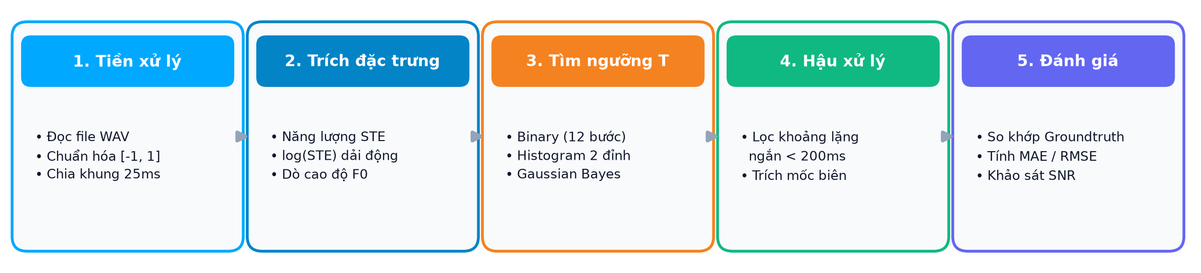
#> input picture assets/presentation/fig_pipeline.png, 1201 x 273 px, shrunk from 2380 x 540 before the run, found by its file name
$ python export_presentation_pdf.py
#> lines starting #> are read from the running program, lines starting #| are printed output that depends on the picture
#!/usr/bin/env python3
"""
scripts/export_presentation_pdf.py
Sinh trực tiếp file PDF trình chiếu presentation_speech_silence.pdf (16:9 Widescreen) 15 slides
chuẩn mỹ thuật Tech-HUD theo đúng template mẫu Digital vs. Analog...pdf
"""

from pathlib import Path
import matplotlib.pyplot as plt
import matplotlib.patches as patches
from matplotlib.backends.backend_pdf import PdfPages
import matplotlib.image as mpimg

# Palette chuẩn (Tech HUD)
C_WHITE = "#FFFFFF"
C_CARD_BG = "#F8FAFC"
C_CYAN = "#00A8FF"
C_CYAN_DARK = "#0284C7"
C_ORANGE = "#F58220"
C_ORANGE_DARK = "#C2410C"
C_SLATE_DARK = "#0F172A"
C_SLATE_MUTED = "#475569"
C_BORDER = "#CBD5E1"
C_HUD_DARK = "#1E293B"
C_GREEN = "#10B981"
C_RED = "#EF4444"

OUT_PDF = Path("presentation_speech_silence.pdf")
ASSETS_DIR = Path("assets/presentation")
TOTAL_SLIDES = 15

def create_slide_base(slide_num, total_slides=TOTAL_SLIDES):
    fig = plt.figure(figsize=(13.333, 7.5), facecolor=C_WHITE, dpi=150)
    ax = fig.add_axes([0, 0, 1, 1])
    ax.axis("off")
    ax.set_xlim(0, 13.333)
    ax.set_ylim(0, 7.5)

    # Top Orange Bar
    top_bar = patches.Rectangle((0, 7.35), 13.333, 0.15, facecolor=C_ORANGE, edgecolor="none")
    ax.add_patch(top_bar)

    # Bottom Dark Sub-bar
    bot_dark = patches.Rectangle((0, 0.18), 13.333, 0.05, facecolor=C_HUD_DARK, edgecolor="none")
    ax.add_patch(bot_dark)

    # Bottom Cyan Bar
    bot_bar = patches.Rectangle((0, 0), 13.333, 0.18, facecolor=C_CYAN, edgecolor="none")
    ax.add_patch(bot_bar)

    # Footer Text
    footer_text = f"BÁO CÁO THI GIỮA KỲ — MÔN XỬ LÝ TÍN HIỆU SỐ  |  SLIDE {slide_num}/{total_slides}"
    ax.text(12.6, 0.32, footer_text, fontsize=9.5, color=C_SLATE_MUTED, ha="right", va="center", fontweight="medium")

    return fig, ax

def add_header(ax, title, subtitle=None):
    ax.text(0.7, 6.75, title.upper(), fontsize=22, fontweight="bold", color=C_CYAN, va="center")
    if subtitle:
        ax.text(0.7, 6.32, subtitle, fontsize=13, fontweight="bold", color=C_SLATE_MUTED, va="center")

def build_slide_1(pdf):
    fig, ax = create_slide_base(1)

    hud_box = patches.FancyBboxPatch((0.8, 0.7), 11.733, 6.1, boxstyle="round,pad=0.1,rounding_size=0.2",
                                     facecolor=C_WHITE, edgecolor=C_HUD_DARK, linewidth=2.5)
    ax.add_patch(hud_box)

    badge = patches.FancyBboxPatch((1.3, 5.85), 4.8, 0.52, boxstyle="round,pad=0.05,rounding_size=0.1",
                                   facecolor=C_ORANGE, edgecolor="none")
    ax.add_patch(badge)
    ax.text(3.7, 6.11, "XỬ LÝ TÍN HIỆU SỐ — ĐỒ ÁN GIỮA KỲ", fontsize=12.5, fontweight="bold", color=C_WHITE, ha="center", va="center")

    ax.text(1.3, 4.8, "PHÂN ĐOẠN TIẾNG NÓI\nVÀ KHOẢNG LẶNG", fontsize=34, fontweight="bold", color=C_CYAN, va="center", linespacing=1.2)
    ax.text(1.3, 3.65, "Khảo sát & Đánh giá Thực nghiệm 03 Thuật toán Phân đoạn trên Tín hiệu Thực tế", fontsize=15.5, fontweight="bold", color=C_SLATE_DARK, va="center")

    card = patches.FancyBboxPatch((1.3, 1.15), 10.7, 2.1, boxstyle="round,pad=0.08,rounding_size=0.12",
                                  facecolor=C_CARD_BG, edgecolor=C_BORDER, linewidth=1.2)
    ax.add_patch(card)

    details = (
        "• Nhóm Sinh viên Thực hiện:  Báo cáo thi giữa kỳ môn Xử lý tín hiệu số (3 phút slide + 1 phút demo)\n\n"
        "• 03 Thuật toán Phân đoạn:  Tìm kiếm Nhị phân (Hodgkinson), Histogram (Giannakopoulos), Gaussian Bayes\n\n"
        "• Tập Dữ liệu Thực nghiệm:  04 file Huấn luyện (tìm ngưỡng tối ưu) & 04 file Kiểm thử (đánh giá định lượng MAE/RMSE)"
    )
    ax.text(1.6, 2.2, details, fontsize=13, color=C_SLATE_DARK, va="center", linespacing=1.35)

    pdf.savefig(fig)
    plt.close()

def build_slide_2(pdf):
    fig, ax = create_slide_base(2)
    add_header(ax, "1. TỔNG QUAN BÀI TOÁN & THÁCH THỨC", "Đặc tính Tín hiệu Tiếng nói và Yêu cầu Tách Biên Thời gian")

    # Left card: Mục tiêu
    c_left = patches.FancyBboxPatch((0.7, 0.8), 5.7, 5.2, boxstyle="round,pad=0.08,rounding_size=0.12",
                                    facecolor=C_CARD_BG, edgecolor=C_CYAN, linewidth=1.8)
    ax.add_patch(c_left)
    ax.text(1.0, 5.5, "MỤC TIÊU PHÂN ĐOẠN (VAD)", fontsize=15, fontweight="bold", color=C_CYAN_DARK)
    txt_l = (
        "• Định vị ranh giới thời gian chính xác\n\n"
        "• Phân tách Speech vs Silence trong file audio\n\n"
        "• Giảm thiểu sai số MAE & RMSE < 25 ms\n\n"
        "• Bước tiền xử lý cốt lõi cho ASR & Nhận dạng"
    )
    ax.text(1.0, 3.2, txt_l, fontsize=13, color=C_SLATE_DARK, va="center", linespacing=1.5)

    # Right card: Thách thức
    c_right = patches.FancyBboxPatch((6.9, 0.8), 5.7, 5.2, boxstyle="round,pad=0.08,rounding_size=0.12",
                                     facecolor=C_CARD_BG, edgecolor=C_ORANGE, linewidth=1.8)
    ax.add_patch(c_right)
    ax.text(7.2, 5.5, "THÁCH THỨC MÔI TRƯỜNG THỰC TẾ", fontsize=15, fontweight="bold", color=C_ORANGE_DARK)
    txt_r = (
        "• Nhiễu nền điện thoại (SNR thấp 24-27 dB)\n\n"
        "• Âm vô thanh (/s/, /t/, /f/) năng lượng rất thấp\n\n"
        "• Dễ nhầm phụ âm yếu thành khoảng lặng\n\n"
        "• Ngưỡng đơn toàn cục cần độ thích nghi cao"
    )
    ax.text(7.2, 3.2, txt_r, fontsize=13, color=C_SLATE_DARK, va="center", linespacing=1.5)

    pdf.savefig(fig)
    plt.close()

def build_slide_3(pdf):
    fig, ax = create_slide_base(3)
    add_header(ax, "2. QUY TRÌNH XỬ LÝ TÍN HIỆU 5 BƯỚC", "Kiến trúc Pipeline Chuẩn hóa từ Dạng sóng đến Biên phân đoạn")

    img_path = ASSETS_DIR / "fig_pipeline.png"
    if img_path.exists():
        img = mpimg.imread(str(img_path))
#> img is the input picture: shape (273, 1201, 4) float32; mean R, G, B, A 0.827, 0.89, 0.915, 1
        ax.imshow(img, extent=[0.7, 8.2, 0.8, 5.9], aspect="auto", zorder=2)

    card = patches.FancyBboxPatch((8.5, 0.8), 4.133, 5.2, boxstyle="round,pad=0.08,rounding_size=0.12",
                                  facecolor=C_CARD_BG, edgecolor=C_BORDER, linewidth=1.2)
    ax.add_patch(card)
    ax.text(8.8, 5.5, "CHI TIẾT THAM SỐ", fontsize=15, fontweight="bold", color=C_ORANGE)
    txt = (
        "1. Chuẩn hóa:\n   Scale biên độ [-1, 1]\n\n"
        "2. Cửa sổ:\n   Hamming 20ms, nhảy 10ms\n\n"
        "3. Đặc trưng:\n   STE & log(STE)\n\n"
        "4. Phân ngưỡng:\n   Toàn cục (Global Threshold)\n\n"
        "5. Hậu xử lý:\n   Lọc nhiễu đoạn < 200ms"
    )
    ax.text(8.8, 3.0, txt, fontsize=12.5, color=C_SLATE_DARK, va="center", linespacing=1.25)

    pdf.savefig(fig)
    plt.close()

def build_slide_4(pdf):
    fig, ax = create_slide_base(4)
    add_header(ax, "3. ĐẶC TRƯNG NĂNG LƯỢNG: STE VS LOG(STE)", "So sánh Không gian Biểu diễn Tuyến tính và Phi tuyến")

    img_path = ASSETS_DIR / "fig_ste_vs_logste.png"
    if img_path.exists():
        img = mpimg.imread(str(img_path))
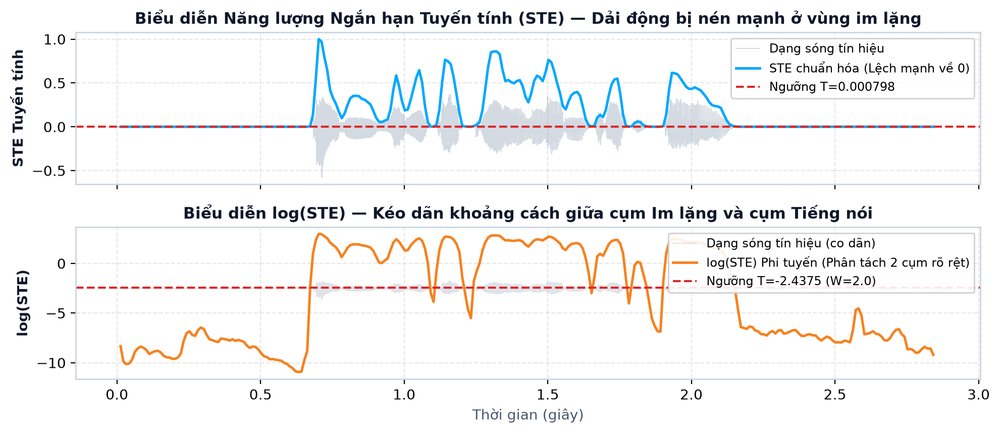
#> input picture assets/presentation/fig_ste_vs_logste.png, 1000 x 433 px, shrunk from 1981 x 858 before the run, found by its file name
#> img is the input picture: shape (433, 1000, 4) float32; mean R, G, B, A 0.955, 0.954, 0.955, 1
        ax.imshow(img, extent=[0.7, 8.8, 0.8, 5.9], aspect="auto", zorder=2)

    card = patches.FancyBboxPatch((9.1, 0.8), 3.533, 5.2, boxstyle="round,pad=0.08,rounding_size=0.12",
                                  facecolor=C_CARD_BG, edgecolor=C_BORDER, linewidth=1.2)
    ax.add_patch(card)
    ax.text(9.3, 5.5, "ƯU THẾ CỦA LOG(STE)", fontsize=14, fontweight="bold", color=C_ORANGE)
    txt = (
        "• STE tuyến tính:\n"
        "  Dải động lệch mạnh về 0.\n\n"
        "• log(STE) phi tuyến:\n"
        "  Kéo dãn phân bố im lặng.\n\n"
        "• Tách rõ 2 đỉnh:\n"
        "  Tạo thung lũng rõ ràng\n"
        "  để đặt ngưỡng tối ưu."
    )
    ax.text(9.3, 3.2, txt, fontsize=12.5, color=C_SLATE_DARK, va="center", linespacing=1.4)

    pdf.savefig(fig)
    plt.close()

def build_slide_5(pdf):
    fig, ax = create_slide_base(5)
    add_header(ax, "4. THUẬT TOÁN 1: TÌM KIẾM NHỊ PHÂN (TT1)", "Tối ưu hóa Sai số Biên thời gian bằng Phân đôi Không gian Ngưỡng")

    img_path = ASSETS_DIR / "fig_tt1_binary_flow.png"
    if img_path.exists():
        img = mpimg.imread(str(img_path))
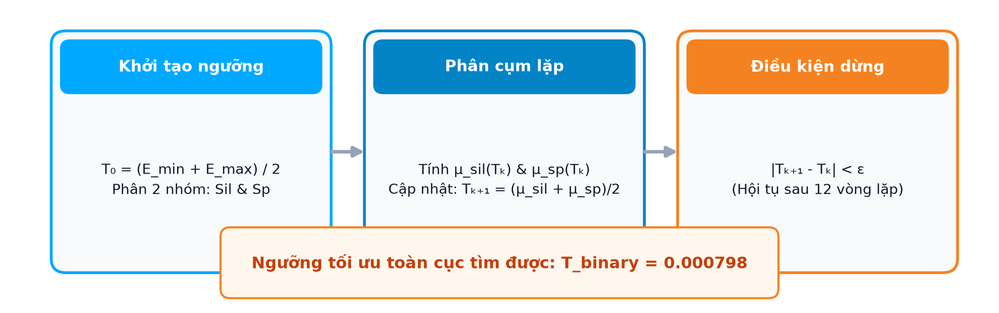
#> input picture assets/presentation/fig_tt1_binary_flow.png, 999 x 313 px, shrunk from 1980 x 620 before the run, found by its file name
#> img is the input picture: shape (313, 999, 4) float32; mean R, G, B, A 0.875, 0.904, 0.908, 1
        ax.imshow(img, extent=[0.7, 8.2, 0.8, 5.9], aspect="auto", zorder=2)

    card = patches.FancyBboxPatch((8.5, 0.8), 4.133, 5.2, boxstyle="round,pad=0.08,rounding_size=0.12",
                                  facecolor=C_CARD_BG, edgecolor=C_CYAN, linewidth=1.8)
    ax.add_patch(card)
    ax.text(8.8, 5.5, "KẾT QUẢ HUẤN LUYỆN", fontsize=15, fontweight="bold", color=C_CYAN_DARK)
    txt = (
        "• Khoảng tìm kiếm: [0.0, 1.0]\n\n"
        "• Số vòng lặp: 12 bước\n\n"
        "• Độ mịn ngưỡng: 1/2^12 ≈ 0.00024\n\n"
        "• Ngưỡng tối ưu: T = 0.000798\n\n"
        "• Hàm mất mát: Tổng sai số khung nhỏ nhất"
    )
    ax.text(8.8, 3.2, txt, fontsize=12.5, color=C_SLATE_DARK, va="center", linespacing=1.4)

    pdf.savefig(fig)
    plt.close()

def build_slide_6(pdf):
    fig, ax = create_slide_base(6)
    add_header(ax, "5. THUẬT TOÁN 2: PHÂN TÍCH HISTOGRAM (TT2)", "Xác định Đáy Thung lũng giữa 2 Đỉnh Cực đại Năng lượng Phi tuyến")

    img_path = ASSETS_DIR / "fig_tt2_histogram_flow.png"
    if img_path.exists():
        img = mpimg.imread(str(img_path))
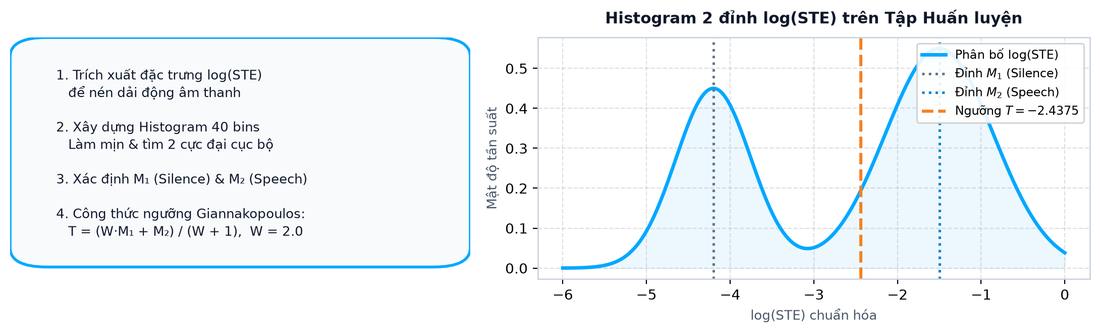
#> input picture assets/presentation/fig_tt2_histogram_flow.png, 1100 x 333 px, shrunk from 2180 x 659 before the run, found by its file name
#> img is the input picture: shape (333, 1100, 4) float32; mean R, G, B, A 0.942, 0.961, 0.972, 1
        ax.imshow(img, extent=[0.7, 8.2, 0.8, 5.9], aspect="auto", zorder=2)

    card = patches.FancyBboxPatch((8.5, 0.8), 4.133, 5.2, boxstyle="round,pad=0.08,rounding_size=0.12",
                                  facecolor=C_CARD_BG, edgecolor=C_ORANGE, linewidth=1.8)
    ax.add_patch(card)
    ax.text(8.8, 5.5, "KẾT QUẢ HUẤN LUYỆN", fontsize=15, fontweight="bold", color=C_ORANGE_DARK)
    txt = (
        "• Không gian: log(STE)\n\n"
        "• Số bins: Histogram đa mức\n\n"
        "• Trọng số lệch: W = 2.0 (nghiêng về silence)\n\n"
        "• Ngưỡng tối ưu: T = -2.4375\n\n"
        "• Kháng nhiễu: Tối ưu nhất cho môi trường Phone"
    )
    ax.text(8.8, 3.2, txt, fontsize=12.5, color=C_SLATE_DARK, va="center", linespacing=1.4)

    pdf.savefig(fig)
    plt.close()

def build_slide_7(pdf):
    fig, ax = create_slide_base(7)
    add_header(ax, "6. THUẬT TOÁN 3: PHÂN PHỐI GAUSS BAYES (TT3)", "Phân loại Thống kê Mô hình hóa Hàm Mật độ Xác suất (PDF)")

    img_path = ASSETS_DIR / "fig_tt3_gaussian_flow.png"
    if img_path.exists():
        img = mpimg.imread(str(img_path))
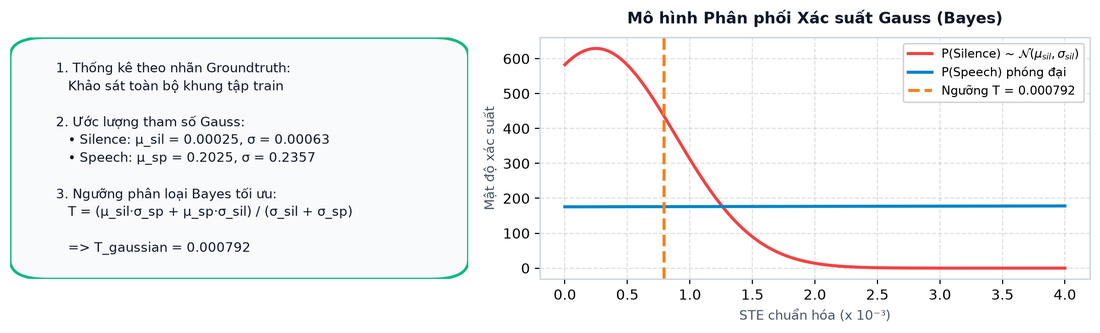
#> input picture assets/presentation/fig_tt3_gaussian_flow.png, 1100 x 333 px, shrunk from 2180 x 659 before the run, found by its file name
#> img is the input picture: shape (333, 1100, 4) float32; mean R, G, B, A 0.954, 0.96, 0.963, 1
        ax.imshow(img, extent=[0.7, 8.2, 0.8, 5.9], aspect="auto", zorder=2)

    card = patches.FancyBboxPatch((8.5, 0.8), 4.133, 5.2, boxstyle="round,pad=0.08,rounding_size=0.12",
                                  facecolor=C_CARD_BG, edgecolor=C_GREEN, linewidth=1.8)
    ax.add_patch(card)
    ax.text(8.8, 5.5, "KẾT QUẢ HUẤN LUYỆN", fontsize=15, fontweight="bold", color=C_GREEN)
    txt = (
        "• Silence: mu=0.00025, sigma=0.00063\n\n"
        "• Speech: mu=0.20247, sigma=0.23569\n\n"
        "• Chuẩn Bayes: Điểm giao xác suất 2 lớp\n\n"
        "• Ngưỡng tối ưu: T = 0.000792\n\n"
        "• Tương đồng TT1: Hội tụ về cùng mức năng lượng"
    )
    ax.text(8.8, 3.2, txt, fontsize=12.5, color=C_SLATE_DARK, va="center", linespacing=1.4)

    pdf.savefig(fig)
    plt.close()

def build_slide_8(pdf):
    fig, ax = create_slide_base(8)
    add_header(ax, "7. TỔNG HỢP NGƯỠNG TRÊN TẬP HUẤN LUYỆN", "So sánh Cơ chế Hội tụ và Ngưỡng Toàn cục của 03 Thuật toán")

    img_path = ASSETS_DIR / "fig_training_summary.png"
    if img_path.exists():
        img = mpimg.imread(str(img_path))
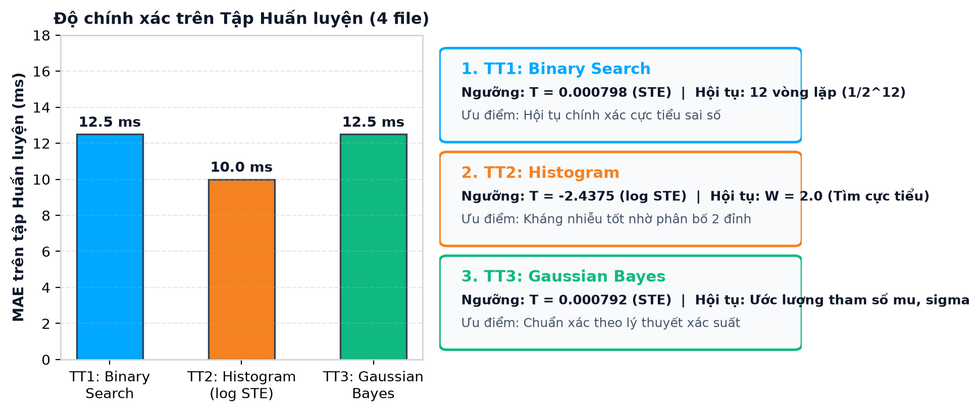
#> input picture assets/presentation/fig_training_summary.png, 980 x 413 px, shrunk from 1941 x 819 before the run, found by its file name
#> img is the input picture: shape (413, 980, 4) float32; mean R, G, B, A 0.874, 0.917, 0.914, 1
        ax.imshow(img, extent=[0.7, 12.633, 0.8, 5.9], aspect="auto", zorder=2)

    pdf.savefig(fig)
    plt.close()

def build_slide_9(pdf):
    fig, ax = create_slide_base(9)
    add_header(ax, "8. KẾT QUẢ THỰC NGHIỆM TT1: BINARY SEARCH", "Đánh giá trên 04 File Kiểm thử — Ngưỡng Toàn cục T = 0.000798")

    img_path = ASSETS_DIR / "fig_test_binary_4files.png"
    if img_path.exists():
        img = mpimg.imread(str(img_path))
        ax.imshow(img, extent=[0.7, 12.633, 0.8, 5.9], aspect="auto", zorder=2)

    pdf.savefig(fig)
    plt.close()

def build_slide_10(pdf):
    fig, ax = create_slide_base(10)
    add_header(ax, "9. KẾT QUẢ THỰC NGHIỆM TT2: HISTOGRAM LOG(STE)", "Đánh giá trên 04 File Kiểm thử — Ngưỡng Toàn cục T = -2.4375 (W=2.0)")

    img_path = ASSETS_DIR / "fig_test_histogram_4files.png"
    if img_path.exists():
        img = mpimg.imread(str(img_path))
        ax.imshow(img, extent=[0.7, 12.633, 0.8, 5.9], aspect="auto", zorder=2)

    pdf.savefig(fig)
    plt.close()

def build_slide_11(pdf):
    fig, ax = create_slide_base(11)
    add_header(ax, "10. KẾT QUẢ THỰC NGHIỆM TT3: GAUSSIAN BAYES", "Đánh giá trên 04 File Kiểm thử — Ngưỡng Toàn cục T = 0.000792")

    img_path = ASSETS_DIR / "fig_test_gaussian_4files.png"
    if img_path.exists():
        img = mpimg.imread(str(img_path))
        ax.imshow(img, extent=[0.7, 12.633, 0.8, 5.9], aspect="auto", zorder=2)

    pdf.savefig(fig)
    plt.close()

def build_slide_12(pdf):
    fig, ax = create_slide_base(12)
    add_header(ax, "11. ĐÁNH GIÁ MÔI TRƯỜNG PHÒNG THU (STUDIO)", "Tín hiệu Tinh sạch High SNR (37.7 - 49.3 dB) — Độ chính xác Tuyệt đối")

    img_path = ASSETS_DIR / "fig_studio_deepdive.png"
    if img_path.exists():
        img = mpimg.imread(str(img_path))
        ax.imshow(img, extent=[0.7, 9.0, 0.8, 5.9], aspect="auto", zorder=2)

    card = patches.FancyBboxPatch((9.3, 0.8), 3.333, 5.2, boxstyle="round,pad=0.08,rounding_size=0.12",
                                  facecolor=C_CARD_BG, edgecolor=C_CYAN, linewidth=1.8)
    ax.add_patch(card)
    ax.text(9.5, 5.5, "ĐẶC TÍNH STUDIO", fontsize=15, fontweight="bold", color=C_CYAN_DARK)
    txt = (
        "• SNR cực cao:\n"
        "  Studio F2: 49.3 dB\n"
        "  Studio M2: 37.7 dB\n\n"
        "• Sai số cực thấp:\n"
        "  MAE từ 2.49 đến 12.49 ms\n\n"
        "• Kết luận:\n"
        "  Cả 3 thuật toán đều phân\n"
        "  đoạn gần như hoàn hảo."
    )
    ax.text(9.5, 3.2, txt, fontsize=12.5, color=C_SLATE_DARK, va="center", linespacing=1.4)

    pdf.savefig(fig)
    plt.close()

def build_slide_13(pdf):
    fig, ax = create_slide_base(13)
    add_header(ax, "12. ĐÁNH GIÁ MÔI TRƯỜNG ĐIỆN THOẠI (PHONE)", "Tín hiệu Nhiễu nền Low SNR (24.8 - 27.0 dB) — Ưu thế Kháng nhiễu")

    img_path = ASSETS_DIR / "fig_phone_deepdive.png"
    if img_path.exists():
        img = mpimg.imread(str(img_path))
        ax.imshow(img, extent=[0.7, 9.0, 0.8, 5.9], aspect="auto", zorder=2)

    card = patches.FancyBboxPatch((9.3, 0.8), 3.333, 5.2, boxstyle="round,pad=0.08,rounding_size=0.12",
                                  facecolor=C_CARD_BG, edgecolor=C_ORANGE, linewidth=1.8)
    ax.add_patch(card)
    ax.text(9.5, 5.5, "TÁC ĐỘNG CỦA NHIỄU", fontsize=15, fontweight="bold", color=C_ORANGE_DARK)
    txt = (
        "• SNR thấp:\n"
        "  Phone M2: 27.0 dB\n"
        "  Phone F2: 24.8 dB\n\n"
        "• TT2 vượt trội:\n"
        "  MAE chỉ 27.5 ms (so với\n"
        "  35.0 ms của TT1/TT3)\n\n"
        "• Lý do:\n"
        "  log(STE) nén nhiễu nền tốt."
    )
    ax.text(9.5, 3.2, txt, fontsize=12.5, color=C_SLATE_DARK, va="center", linespacing=1.4)

    pdf.savefig(fig)
    plt.close()

def build_slide_14(pdf):
    fig, ax = create_slide_base(14)
    add_header(ax, "13. TỔNG HỢP ĐỊNH LƯỢNG & TÁC ĐỘNG CỦA SNR", "Đối chiếu Sai số MAE/RMSE giữa 03 Thuật toán trên Toàn bộ Tập Kiểm thử")

    img_path = ASSETS_DIR / "fig_snr_comparison.png"
    if img_path.exists():
        img = mpimg.imread(str(img_path))
        ax.imshow(img, extent=[0.7, 8.2, 0.8, 5.9], aspect="auto", zorder=2)

    card = patches.FancyBboxPatch((8.5, 0.8), 4.133, 5.2, boxstyle="round,pad=0.08,rounding_size=0.12",
                                  facecolor=C_CARD_BG, edgecolor=C_BORDER, linewidth=1.2)
    ax.add_patch(card)
    ax.text(8.8, 5.5, "BẢNG SAI SỐ TRUNG BÌNH", fontsize=15, fontweight="bold", color=C_ORANGE)
    txt = (
        "• Môi trường Studio:\n"
        "  TT1: 7.49 ms | TT2: 8.75 ms\n\n"
        "• Môi trường Phone:\n"
        "  TT1: 35.0 ms | TT2: 27.5 ms\n\n"
        "• Toàn bộ 04 file:\n"
        "  TT1: 21.25 ms\n"
        "  TT2: 18.12 ms (Tốt nhất)\n"
        "  TT3: 21.25 ms"
    )
    ax.text(8.8, 3.2, txt, fontsize=12.5, color=C_SLATE_DARK, va="center", linespacing=1.4)

    pdf.savefig(fig)
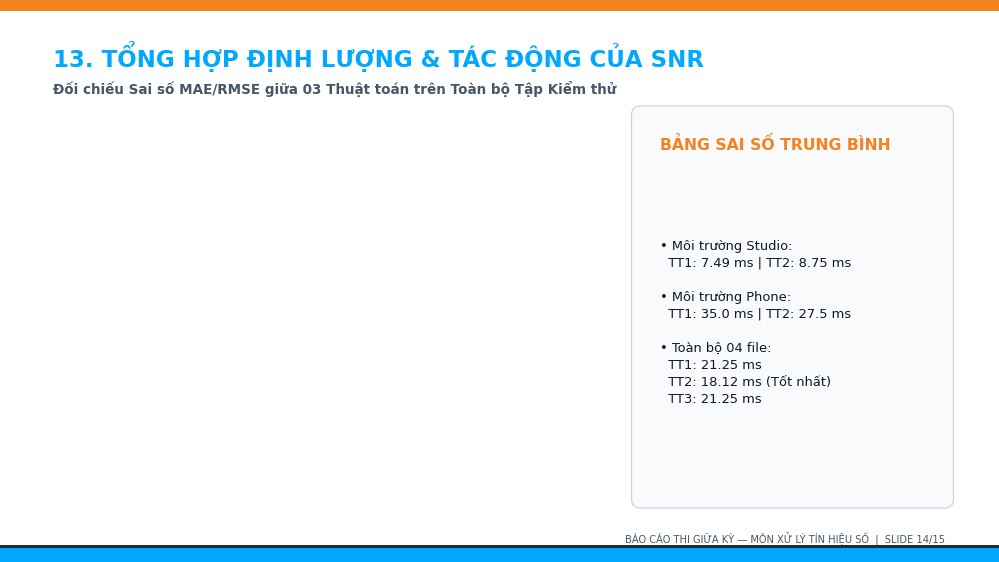
#> figure drawn by matplotlib, 1 panel
    plt.close()

def build_slide_15(pdf):
    fig, ax = create_slide_base(15)
    add_header(ax, "14. KẾT LUẬN & HƯỚNG MỞ RỘNG NGƯỠNG KÉP", "Giải pháp Khắc phục Âm Vô thanh bằng Zero Crossing Rate (ZCR)")

    img_path = ASSETS_DIR / "fig_zcr_concept.png"
    if img_path.exists():
        img = mpimg.imread(str(img_path))
        ax.imshow(img, extent=[0.7, 12.633, 0.8, 5.9], aspect="auto", zorder=2)

    pdf.savefig(fig)
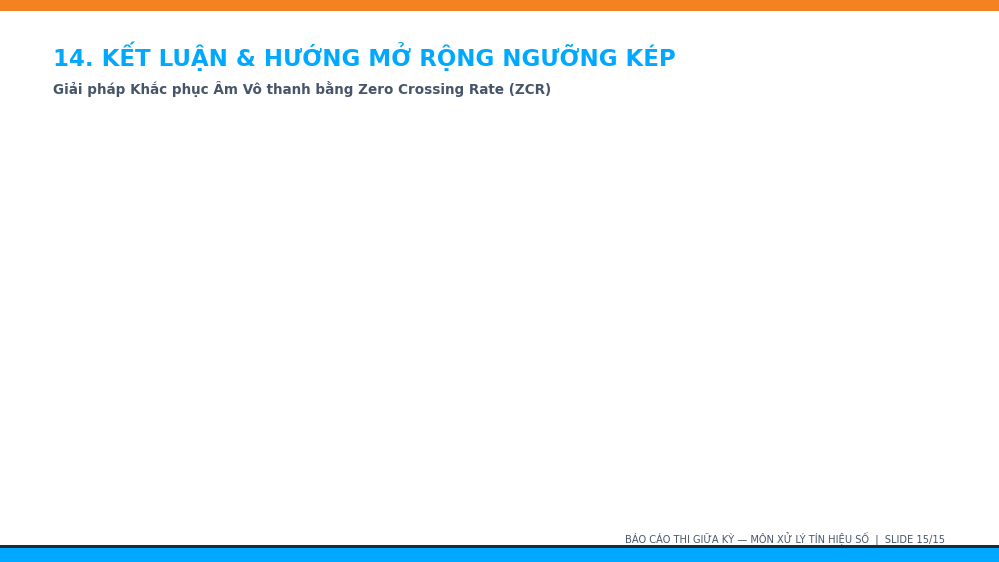
#> figure drawn by matplotlib, 1 panel
    plt.close()

def main():
    print(f"=== Đang xuất file PDF trình chiếu: {OUT_PDF} ===")
    with PdfPages(OUT_PDF) as pdf:
        build_slide_1(pdf)
        build_slide_2(pdf)
        build_slide_3(pdf)
        build_slide_4(pdf)
        build_slide_5(pdf)
        build_slide_6(pdf)
        build_slide_7(pdf)
        build_slide_8(pdf)
        build_slide_9(pdf)
        build_slide_10(pdf)
        build_slide_11(pdf)
        build_slide_12(pdf)
        build_slide_13(pdf)
        build_slide_14(pdf)
        build_slide_15(pdf)
    print(f"=== ĐÃ XUẤT THÀNH CÔNG 15 SLIDES VÀO: {OUT_PDF} ===")

if __name__ == "__main__":
    main()
